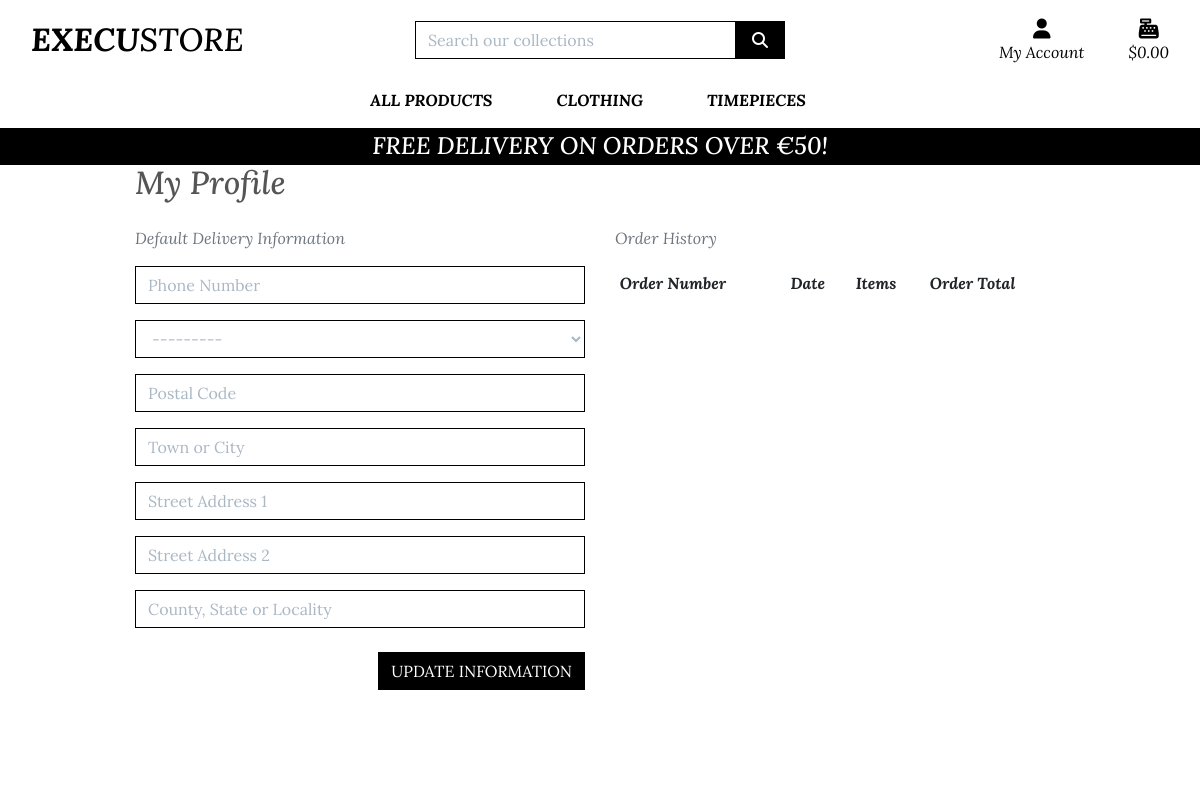
/profile/ (signed in), run on an earlier commit of the app's database.
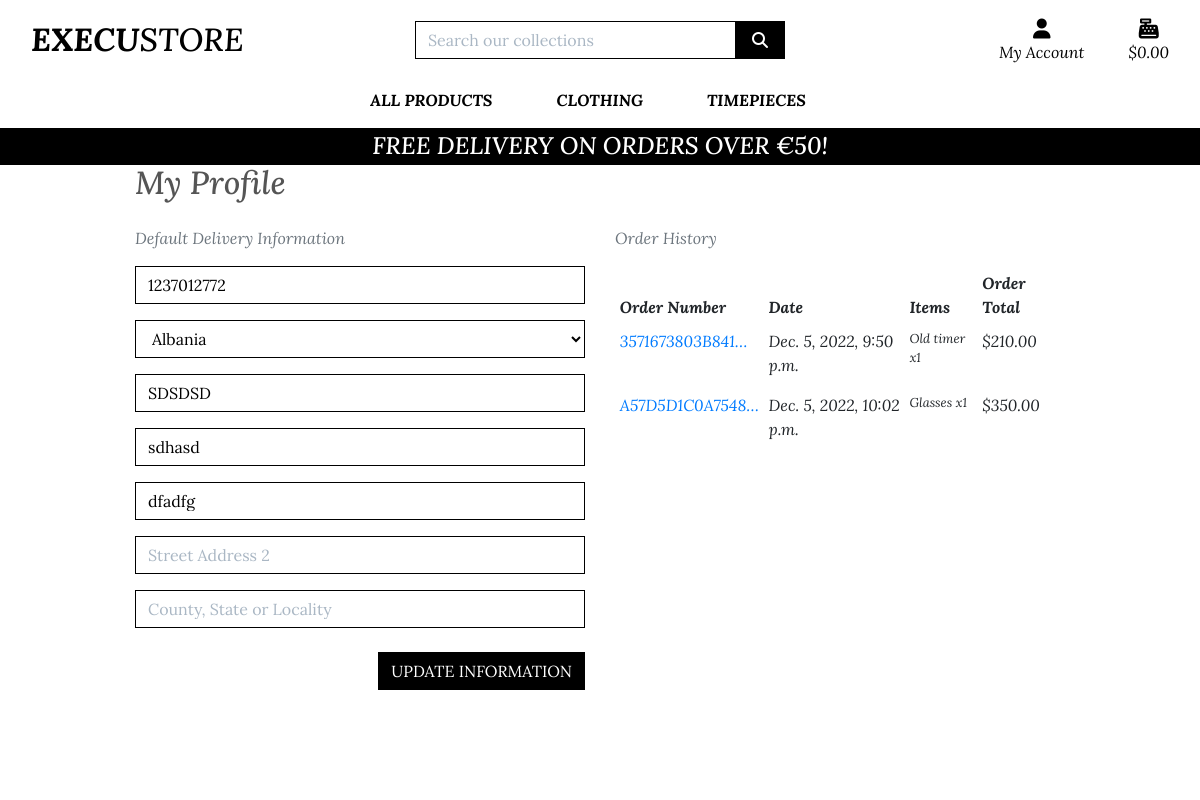
And on a later commit of the database.
### profiles/models.py (models this page shows, shortened)
class UserProfile(models.Model):
    user = models.OneToOneField(User, on_delete=models.CASCADE)
    default_phone_number = models.CharField(max_length=20, null=True, blank=True)
    default_country = CountryField(blank_label='Country *', null=True, blank=True)
    default_postcode = models.CharField(max_length=20, null=True, blank=True)
    default_town_or_city = models.CharField(max_length=40, null=True, blank=True)
    default_street_address1 = models.CharField(max_length=80, null=True, blank=True)
    default_street_address2 = models.CharField(max_length=80, null=True, blank=True)
    default_county = models.CharField(max_length=80, null=True, blank=True)

### checkout/models.py (models this page shows, shortened)
class Order(models.Model):
    order_number = models.CharField(max_length=32, null=False, editable=False)
    user_profile = models.ForeignKey(UserProfile, on_delete=models.SET_NULL,
                                     null=True, blank=True, related_name='orders')
    full_name = models.CharField(max_length=50, null=False, blank=False)
    email = models.EmailField(max_length=250, null=False, blank=False)
    phone_number = models.CharField(max_length=20, null=False, blank=False)
    country = CountryField(blank_label='Country *', null=False, blank=False)
    postcode = models.CharField(max_length=20, null=True, blank=True)
    town_or_city = models.CharField(max_length=40, null=False, blank=False)
    street_address1 = models.CharField(max_length=80, null=False, blank=False)
    street_address2 = models.CharField(max_length=80, null=True, blank=True)
    county = models.CharField(max_length=80, null=True, blank=True)
    date = models.DateTimeField(auto_now_add=True)
    delivery_cost = models.DecimalField(max_digits=6, decimal_places=2, null=False, default=0)
    order_total = models.DecimalField(max_digits=15, decimal_places=2, null=False, default=0)
    grand_total = models.DecimalField(max_digits=15, decimal_places=2, null=False, default=0)
    original_bag = models.TextField(null=False, blank=False, default='')
    stripe_pid = models.CharField(max_length=254, null=False, blank=False, default='')

class OrderLineItem(models.Model):
    order = models.ForeignKey(Order, null=False, blank=False,
                              on_delete=models.CASCADE,
                              related_name='lineitems')
    product = models.ForeignKey(Product, null=False,
                                blank=False, on_delete=models.CASCADE)
    quantity = models.IntegerField(null=False, blank=False, default=0)
    lineitem_total = models.DecimalField(max_digits=15, decimal_places=2,
                                         null=False, blank=False,
                                         editable=False)

### products/models.py (models this page shows, shortened)
class Product(models.Model):
    category = models.ForeignKey('Category', null=True, blank=True,
                                 on_delete=models.SET_NULL)
    name = models.CharField(max_length=255)
    description = models.TextField()
    price = models.CharField(max_length=255)
    availability = models.CharField(max_length=255)
    image_url = models.URLField(max_length=1024, null=True, blank=True)
    image = models.ImageField(null=True, blank=True)

### profiles/views.py (the view)
# urls.py: path('profile/', include('profiles.urls')),
def profile(request):
    profile = get_object_or_404(UserProfile, user=request.user)
    if request.method == 'POST':
        form = UserProfileForm(request.POST, instance=profile)
        if form.is_valid():
            form.save()
            messages.success(request, 'Profile updated successfully')
    form = UserProfileForm(instance=profile)
    orders = profile.orders.all()
    template = 'profiles/profile.html'
    context = {
        'form': form,
        'orders': orders,
        'on_profile_page': True
    }
    return render(request, template, context)

### profiles/forms.py
class UserProfileForm(forms.ModelForm):
    class Meta:
        model = UserProfile
        exclude = ('user',)
    def __init__(self, *args, **kwargs):
        super().__init__(*args, **kwargs)
        placeholders = {
            'default_phone_number': 'Phone Number',
            'default_postcode': 'Postal Code',
            'default_town_or_city': 'Town or City',
            'default_street_address1': 'Street Address 1',
            'default_street_address2': 'Street Address 2',
            'default_county': 'County, State or Locality',
        }
        self.fields['default_phone_number'].widget.attrs['autofocus'] = True
        for field in self.fields:
            if field != 'default_country':
                if self.fields[field].required:
                    placeholder = f'{placeholders[field]} *'
                else:
                    placeholder = placeholders[field]
                self.fields[field].widget.attrs['placeholder'] = placeholder
            self.fields[field].widget.attrs['class'] = 'border-black rounded-0 profile-form-input'
            self.fields[field].label = False

### bag/contexts.py (called while the page is built, shortened)
def bag_contents(request):
    bag_items = []
    total = 0
    product_count = 0
    bag = request.session.get('bag', {})
    if total < settings.FREE_DELIVERY_THRESHOLD:
        delivery = total * Decimal(settings.STANDARD_DELIVERY_PERCENTAGE / 100)
        free_delivery_delta = settings.FREE_DELIVERY_THRESHOLD - total
    else:
        delivery = 0
        free_delivery_delta = 0
    grand_total = delivery + total
    context = {
        'bag_items': bag_items,
        'total': total,
        'product_count': product_count,
        'delivery': delivery,
        'free_delivery_delta': free_delivery_delta,
        'free_delivery_threshold': settings.FREE_DELIVERY_THRESHOLD,
        'grand_total': grand_total,
    }
    return context

### profiles/templates/profiles/profile.html (shortened to what this page needs)
{% extends "base.html" %}
{% load static %}
{% block extra_css %}
    <link rel="stylesheet" href="{% static 'profiles/css/profile.css' %}">
{% endblock %}
{% block page_header %}
    <div class="container header-container">
    </div>
{% endblock %}
{% block content %}
    <div class="overlay"></div>
    <div class="container products-page">
        <div class="row padding-top">
            <div class="col ">
                <h2 class=" mb-4">My Profile</h2>
            </div>
        </div>
        <div class="row profile-page">
            <div class="col-12 col-lg-6">
                <p class="text-muted">Default Delivery Information</p>
                <form class="mt-3" action="{% url 'profile' %}" method="POST" id="profile-update-form">
                    {{ form|crispy }}
                    <button class="btn btn-black rounded-0 text-uppercase my-2 float-right">Update Information</button>
                </form>
            </div>
            <div class="col-12 col-lg-6">
                <p class="text-muted">Order History</p>
                <div class="order-history table-responsive">
                    <table class="table table-sm table-borderless">
                        <thead>
                            <tr>
                                <th>Order Number</th>
                                <th>Date</th>
                                <th>Items</th>
                                <th>Order Total</th>
                            </tr>
                        </thead>
                        <tbody>
                            {% for order in orders %}
                                <tr>
                                    <td>
                                        <a href="{% url 'order_history' order.order_number %}"
                                        title="{{ order.order_number }}">
                                            {{ order.order_number|truncatechars:15 }}
                                        </a>
                                    </td>
                                    <td>{{ order.date }}</td>
                                    <td>
                                        <ul class="list-unstyled">
                                            {% for item in order.lineitems.all %}
                                                <li class="small">
                                                    {{ item.product.name }} x{{ item.quantity }}
                                                </li>
                                            {% endfor %}
                                        </ul>
                                    </td>
                                    <td>${{ order.grand_total }}</td>
                                </tr>
                            {% endfor %}
                        </tbody>
                    </table>
                </div>
            </div>
        </div>
{% endblock %}

### templates/base.html (shortened to what this page needs)
{% load static %}
<!doctype html>
<html lang="en">
  <head>
    {% block corecss %}
        <link rel="stylesheet" href="https://stackpath.bootstrapcdn.com/bootstrap/4.4.1/css/bootstrap.min.css">
        <link rel="stylesheet" href="{% static 'css/base.css' %}">
    {% endblock %}
    {% block extra_css %}
    {% endblock %}
  </head>
  <body>
    <header class="container-fluid fixed-top">
        <div id="topnav" class="row bg-white pt-lg-2 d-none d-lg-flex">
            <div class="col-12 col-lg-4 my-auto py-1 py-lg-0 text-center text-lg-left">
                <a href="{% url 'home' %}" class="nav-link main-logo-link">
                    <h2 class="logo-font text-black my-0"><strong>Execu</strong>Store</h2>
                </a>
            </div>
            <div class="col-12 col-lg-4 my-auto py-1 py-lg-0">
                <form method="GET" action="{% url 'products' %}">
                    <div class="input-group w-100">
                        <input class="form-control border border-black rounded-0" type="text" name="q" placeholder="Search our collections">
                        <div class="input-group-append">
                            <button class="form-control btn btn-black border border-black rounded-0" type="submit">
                                <span class="icon">
                                    <i class="fas fa-search"></i>
                                </span>
                            </button>
                        </div>
                    </div>
                </form>
            </div>
            <div class="col-12 col-lg-4 my-auto py-1 py-lg-0">
                <ul class="list-inline list-unstyled text-center text-lg-right my-0">
                    <li class="list-inline-item dropdown">
                        <a class="text-black nav-link" href="#" id="user-options" data-toggle="dropdown" aria-haspopup="true" aria-expanded="false">
                            <div class="text-center">
                                <div><i class="fas fa-user fa-lg"></i></div>
                                <p class="my-0">My Account</p>
                            </div>
                        </a>
                    </li>
                    <li class="list-inline-item">
                        <a class="{% if grand_total %}text-info font-weight-bold{% else %}text-black{% endif %} nav-link" href="{% url 'view_bag' %}">
                            <div class="text-center">
                                <div><i class="fas fa-cash-register fa-lg"></i></div>
                                <p class="my-0">
                                    {% if grand_total %}
                                        ${{ grand_total|floatformat:2 }}
                                    {% else %}
                                        $0.00
                                    {% endif %}
                                </p>
                            </div>
                        </a>
                    </li>
                </ul>
            </div>
        </div>
        <div class="row bg-white">
            <nav class="navbar navbar-expand-lg navbar-light w-100">
                {% include 'includes/main-nav.html' %}
            </nav>
        </div>
        <div id="delivery-banner" class="row text-center">
            <div class="col bg-black text-white">
                <h4 class="logo-font my-1">Free delivery on orders over €{{ free_delivery_threshold }}!</h4>
            </div>
        </div>
    </header>
    {% block page_header %}
    {% endblock %}
    {% block content %}
    {% endblock %}
  </body>
</html>

### templates/includes/main-nav.html (shortened to what this page needs)
<div class="collapse navbar-collapse" id="main-nav">
    <ul class="navbar-nav w-auto mx-auto">
        <li class="nav-item dropdown">
            <a class="logo-font font-weight-bold nav-link text-black mr-5" href="#" id="all-products-link" data-toggle="dropdown" aria-haspopup="true" aria-expanded="false">
                All Products
            </a>
        </li>
        <li class="nav-item dropdown">
            <a class="logo-font font-weight-bold nav-link text-black mr-5" href="#" id="clothing-link" data-toggle="dropdown" aria-haspopup="true" aria-expanded="false">
                Clothing
            </a>
        </li>
        <li class="nav-item dropdown">
            <a class="logo-font font-weight-bold nav-link text-black mr-5" href="#" id="timepieces-link" data-toggle="dropdown" aria-haspopup="true" aria-expanded="false">
                Timepieces
            </a>
        </li>
    </ul>
</div>

### static/css/base.css (style rules this page uses)
html { height: 100%; }
body { background: url('/media/homepage-image.jpg') no-repeat center center fixed; background-size: cover; height: calc(100vh - 164px); color: #555; font-family: 'Lora'; font-style: italic; }
.icon { align-items: center; display: inline-flex; justify-content: center; height: 1.5rem; width: 1.5rem; }
.logo-font { text-transform: uppercase; }
.main-logo-link { width: fit-content; }
.btn-black { background: black; color: white; }
.text-black { color: #000 !important; }
.border-black { border: 1px solid black !important; }
.bg-black { background-color: #000 !important; }
.overlay { height: 100%; width: 100%; top: 0; left: 0; position: fixed; background: white; z-index: -1; }
input[name='q']::placeholder { color: #aab7c4; }
@media (min-width: 1200px) { .container { max-width: 80%; } }
@media (min-width: 992px) { .header-container { padding-top: 164px; } }

### profiles/static/profiles/css/profile.css (style rules this page uses)
.order-history { max-height: 416px; overflow-y: auto; }
#profile-update-form .form-control { color: #000; }
#profile-update-form input::placeholder { color: #aab7c4; }
#id_default_country, #id_default_country option:not(:first-child) { color: #000; }
body { min-height: 100vh; display: flex; flex-direction: column; }

What changed in the data, as far as the page shows it:
changed UserProfile: default_phone_number (not shown) → "1237012772"; default_country "---------" → "Albania"; default_postcode (not shown) → "SDSDSD"; default_town_or_city (not shown) → "sdhasd"; default_street_address1 (not shown) → "dfadfg"
added Order: order_number "3571673803B841…", date "Dec. 5, 2022, 9:50 p.m.", grand_total "210.00"
added OrderLineItem: product.name "Old timer", quantity "1", shown under "3571673803B841…"
added Order: order_number "A57D5D1C0A7548…", date "Dec. 5, 2022, 10:02 p.m.", grand_total "350.00"
added OrderLineItem: product.name "Glasses", quantity "1", shown under "A57D5D1C0A7548…"
